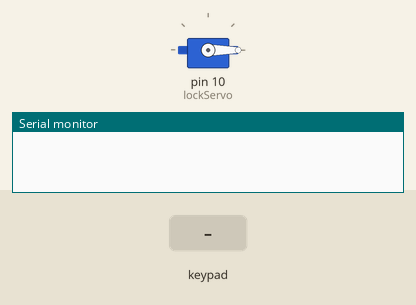
Recording of a sketch running on a simulated Arduino Uno, built with avr-gcc and run on an emulated ATmega328P. On the bench: servo, the last lines printed to the serial monitor. The test bench sets the inputs (shaded band).

Above: at 1.2 s.
1.3 s: keypad keys 1 2 3 4 # pressed 0.4 s apart
At 4.1 s:
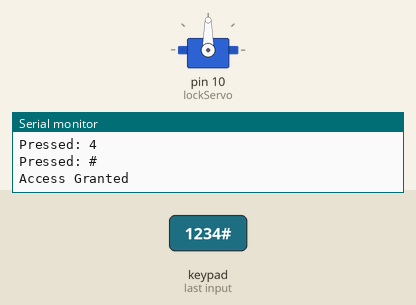
Timing chart, 0 to 14.4 s (numbered marks = the images above; inputs shaded):
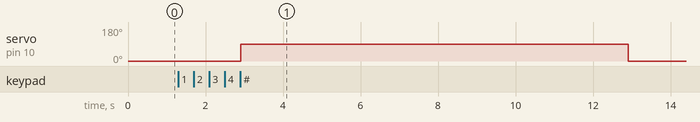

The sketch:

locker_via_numpad.ino
```cpp
#include <Keypad.h>
#include <Servo.h>

const String password = "1234";       // Set your desired password
String input = "";

const byte ROWS = 4;
const byte COLS = 4;

char keys[ROWS][COLS] = {
  {'1','2','3','A'},
  {'4','5','6','B'},
  {'7','8','9','C'},
  {'*','0','#','D'}
};

byte rowPins[ROWS] = {9, 8, 7, 6};    // Connect to keypad rows
byte colPins[COLS] = {5, 4, 3, 2};    // Connect to keypad columns

Keypad keypad = Keypad(makeKeymap(keys), rowPins, colPins, ROWS, COLS);

Servo lockServo;

void setup() {
  Serial.begin(9600);
  lockServo.attach(10);   // Connect servo signal to D10
  lockServo.write(0);     // Locked position at startup
}

void loop() {
  char key = keypad.getKey();

  if (key) {
    Serial.print("Pressed: ");
    Serial.println(key);

    if (key == '*') {
      input = "";                      // Clear input
      Serial.println("Input cleared");
    } else if (key == '#') {
      if (input == password) {
        Serial.println("Access Granted");
        lockServo.write(90);           // Unlock
        delay(10000);                  // Stay unlocked for 10 seconds
        lockServo.write(0);            // Lock again
        Serial.println("Locker re-locked");
      } else {
        Serial.println("Access Denied");
      }
      input = "";                      // Reset input after submission
    } else {
      input += key;                    // Build the input string
    }
  }
}
```

Measured:
- after the input at 1.3 s, servo on pin 10 (lockServo): 0° → 90° after 1.6 s, → 0° 10.0 s later
